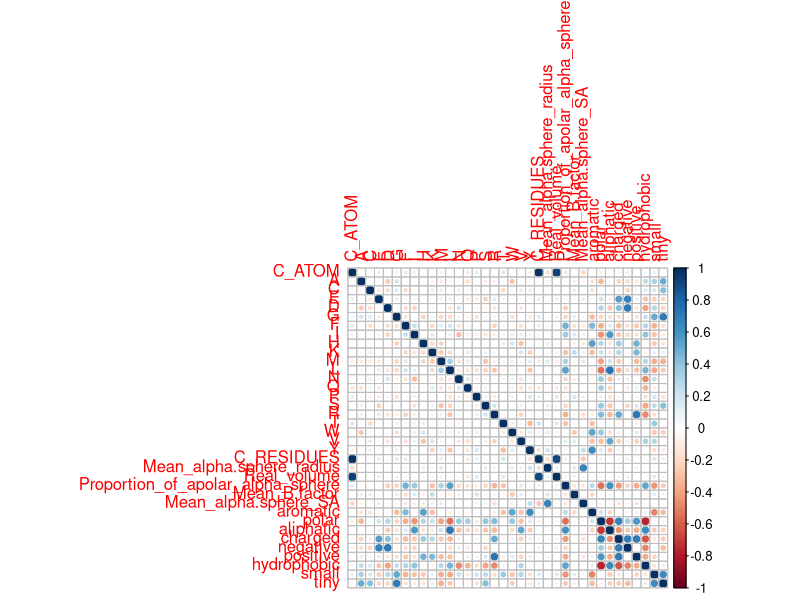
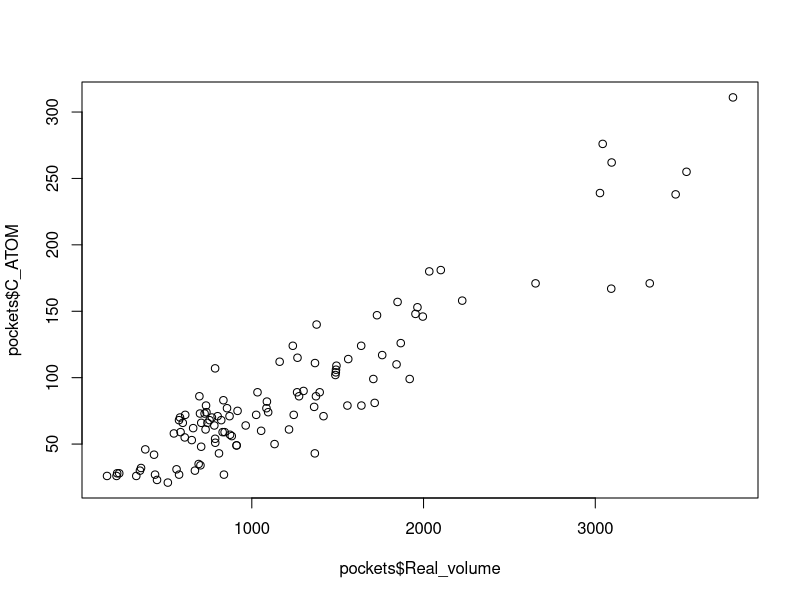

R code for these plots, in order:
#TP1 Analyse de Données Biologiques
#lecture du jeu de données
pockets = read.table("descriptor_pocket.mat")

#suppression des lignes contenant des valeurs manquantes NA
print(dim(pockets))
print(is.na(pockets))
pockets = na.omit(pockets)
print(dim(pockets))

#ajout de la fréquence des différents types de residus
aromatic = apply(cbind(pockets$F, pockets$Y, pockets$H, pockets$W), 1, sum)
pockets = cbind(pockets, aromatic)

polar = apply(cbind(pockets$C, pockets$D, pockets$E, pockets$H, pockets$K, pockets$N, pockets$Q, pockets$R, pockets$S, pockets$T, pockets$W, pockets$Y), 1, sum)
pockets = cbind(pockets, polar)

aliphatic = apply(cbind(pockets$I, pockets$L, pockets$V), 1, sum)
pockets = cbind(pockets, aliphatic)

charged = apply(cbind(pockets$D, pockets$E, pockets$R, pockets$K, pockets$H), 1, sum)
pockets = cbind(pockets, charged)

negative = apply(cbind(pockets$D, pockets$E), 1, sum)
pockets = cbind(pockets, negative)

positive = apply(cbind(pockets$R, pockets$K, pockets$H), 1, sum)
pockets = cbind(pockets, positive)

hydrophobic = apply(cbind(pockets$C, pockets$G, pockets$A, pockets$T, pockets$V, pockets$L, pockets$I, pockets$M, pockets$F, pockets$W, pockets$H, pockets$Y, pockets$K), 1, sum)
pockets = cbind(pockets, hydrophobic)

small = apply(cbind(pockets$C, pockets$G, pockets$A, pockets$T, pockets$V, pockets$S, pockets$D, pockets$N, pockets$P), 1, sum)
pockets = cbind(pockets, small)

tiny = apply(cbind(pockets$A, pockets$C, pockets$G, pockets$S), 1, sum)
pockets = cbind(pockets, tiny)

print(pockets)
print(dim(pockets))     #37 descriptors


#mise de "drugg" à la fin du tableau
noms = names(pockets)
pockets = cbind(pockets[,1:27], pockets[,29:37], pockets[,28])
colnames(pockets)[37] = noms[28]


#2.3.1--------------------------------------------------------------------------
#PLOTS
#boxplot(scale(pockets[,-37]), las=2)

#ma version
#hist(pockets$polar[pockets$drugg == 1], freq=F, col = "green", xlim = c(0, 1))
#hist(pockets$polar[pockets$drugg == 0], freq=F, col =rgb(1,0,0,0.5), add=T)

#version prof
#par(mfrow = c(1, 2))
#for (i in c(1:36))
#    by(pockets[,i], pockets$drugg, hist, main = "un histogramme")

#ma version
#for (i in 1:36){
#    print(mean(pockets[,i][pockets$drugg == 1]))
#    print(mean(pockets[,i][pockets$drugg == 0]))
#    print(sd(pockets[,i][pockets$drugg == 1]))
#    print(sd(pockets[,i][pockets$drugg == 0]))
#}

#version prof
#lapply(pockets, mean)  global
#lapply(pockets, sd)
#print(means <- aggregate(pockets[,-37], by=list(pockets$drugg), FUN = mean))
#print(sds <- aggregate(pockets[,-37], by=list(pockets$drugg), FUN = mean))

#tests
pockets_pvalues = c()
for (i in 1:36){
#    var.test(pockets[,i][pockets$drugg == 1], pockets[,i][pockets$drugg == 0])
    pvalue = t.test(pockets[,i][pockets$drugg == 1], pockets[,i][pockets$drugg == 0])$p.value
    pockets_pvalues = c(pockets_pvalues, pvalue)
}

print(pockets_pvalues)
# descripteurs pour lesquels la p-value est inférieure à 5%
print(names(pockets[which(pockets_pvalues < 0.05)]))

#correlation
print(drug.corr <- cor(pockets[,-37]))
library(corrplot)
corrplot(drug.corr)
#plot(pockets$polar, pockets$hydrophobic)
plot(pockets$Real_volume, pockets$C_ATOM)

#max(












